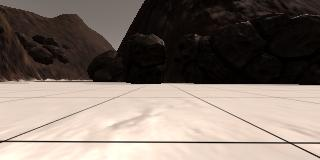
#> input picture practice/rover/robocam_example_grid1.jpg, 320 x 160 px
$ python map_to_world.py   (older library calls are emulated)
#> lines starting #> are read from the running program, lines starting #| are printed output that depends on the picture; after the words box and inside, x2 and y2 are one past the last pixel; in counts of white or black regions, pixels touching at a corner belong together
### practice/rover/mylib.py
import cv2
def perspect_transform(img, src, dst):

	# get transform matrix using cv2.getPerspectiveTransform()
	M = cv2.getPerspectiveTransform(src, dst)

	# warp image using cv2.warpPerspective()
	# keep same size as input image
	warped = cv2.warpPerspective(img, M, (img.shape[1], img.shape[0]))

	return warped


import numpy as np
def color_thresh(img, rgb_thresh=(0,0,0)):

	# create an empty array the same size x and y as in image
	# but just a single channel

	color_select = np.zeros_like(img[:,:,0])  # gotta love this function !

	# this is how it should ideally be:
	#color_select[:,:,0] = (img[:,:,[0,1,2]] > rgb_thresh)

	# this could have worked but notice that the dont care on LHS is a different loop than dont care of RHS
	# and there is ambiguity in options here
	# color_select[:,:,0] = (img[:,:,0] > rgb_thresh[0]) & (img[:,:,1] > rgb_thresh[1]) & (img[:,:,2] > rgb_thresh[2])

	# its fkin amazing how the variable above_thresh holds a for loop together:

	above_thresh = (img[:,:,0] > rgb_thresh[0]) & (img[:,:,1] > rgb_thresh[1]) & (img[:,:,2] > rgb_thresh[2])
	color_select[above_thresh] = 1

	return color_select

# [40 lines left out: functions color_thresh_range, rover_coords, not called in this run]

### practice/rover/map_to_world.py
import matplotlib.image as mpimg
import matplotlib.pyplot as plt
import numpy as np

filename = 'robocam_example_grid1.jpg'
image = mpimg.imread(filename) # read a 3 color image
#> image is the input picture: shape (160, 320, 3); mean R, G, B 129.1, 116.4, 107.6
plt.imshow(image)
plt.show()

import mylib as mlib

# define source and destination points

source = np.float32([ [116.274,97.9516] , [195.984,97.9516] , [0.5,141.177] , [289.177,141.177] ])
destin = np.float32([ [116.274,97.9516] , [126.274,97.9516] , [116.274,107.9516] , [126.274,107.9516] ])

warped = mlib.perspect_transform(image, source, destin)
#> in perspect_transform, `warped = cv2.warpPerspective(img, M, (img.shape[1], img.shape[0]))`:
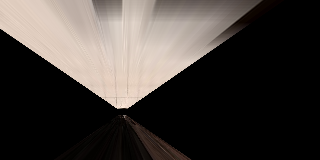
#> warped: shape (160, 320, 3); mean R, G, B 67.7, 62.1, 58.3
plt.imshow(warped)
plt.show()

# a threshold for ground
r_thold_gnd = 160
g_thold_gnd = 160
b_thold_gnd = 160
rgb_thold_gnd = (r_thold_gnd, g_thold_gnd, b_thold_gnd) # tuple

colorsel1 = mlib.color_thresh(warped, rgb_thold_gnd)
#> in color_thresh, `above_thresh = (img[:,:,0] > rgb_thresh[0]) & (img[:,:,1] > rgb_thresh..`:
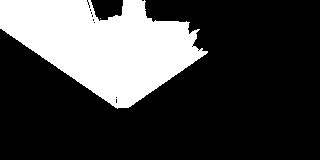
#> above_thresh: shape (160, 320) bool; 26.2% white; 2 white regions (1 under 20 px), largest, box (x1, y1, x2, y2) and area: (0, 0, 208, 109) 13403
#plt.imshow(colorsel1)
plt.imshow(colorsel1, cmap='gray')
#plt.imshow(colorsel1)
plt.show()

# lets now make sure that the coordinates are with respect to the robot
# this robot centric coordinate system helps describes the env w.r.t robot

# (extract all white coordinates and transform them to 'rover-centric' coordinates)

ypos, xpos = colorsel1.nonzero()
#> ypos = 13404 values from 0 to 108; xpos = 13404 values, max 207 at index 8167, min 0 at index 0, mean 103.1
plt.plot(xpos, ypos, '.')
plt.xlim(0, 320)
plt.ylim(0, 160)
plt.show()
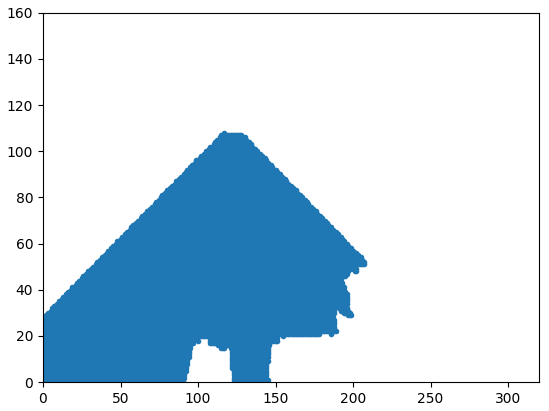
#> figure drawn by matplotlib, 1 panel

# the above gives an 'upside down' image because the origin (0,0) is now
# on the lower left (instead of upper left), and the y-axis reversed.

def rover_coords(binary_img):

	# extract xpos, ypos pixel positions from binary_img and
	# convert xpos, ypos to rover_centric coordinates

	x_pixel=0
	y_pixel=0

	# get the non-zero pixels
	xpos, ypos = binary_img.nonzero()

	# calculate the pixel positions with reference to the rover position being at the\
	# center bottom of the image (like it is shown in the simulator usually)

	x_pixel = -(ypos - binary_img.shape[0]).astype(np.float)
	y_pixel = -(xpos - binary_img.shape[1]/2).astype(np.float)

	return x_pixel, y_pixel

# Extract x and y positions of navigable terrain pixels
# and convert to rover coordinates
xpix, ypix = rover_coords(colorsel1)
#> in rover_coords, `xpos, ypos = binary_img.nonzero()`: xpos = 13404 values from 0 to 108; ypos = 13404 values, max 207 at index 8167, min 0 at index 0, mean 103.1
#> in rover_coords, `x_pixel = -(ypos - binary_img.shape[0]).astype(np.float)`: x_pixel = 13404 values, max 160 at index 0, min -47 at index 8167, mean 56.9
#> in rover_coords, `y_pixel = -(xpos - binary_img.shape[1]/2).astype(np.float)`: y_pixel = 13404 values, max 160 at index 0, min 52 at index 13403, mean 115.2
#> xpix has the same summary as x_pixel in rover_coords; ypix has the same summary as y_pixel in rover_coords

# Plot the map in rover-centric coords
fig = plt.figure(figsize=(5, 7.5))
plt.plot(xpix, ypix, '.')
plt.ylim(-160, 160)
plt.xlim(0, 160)
plt.title('Rover-Centric Map', fontsize=20)
plt.show()
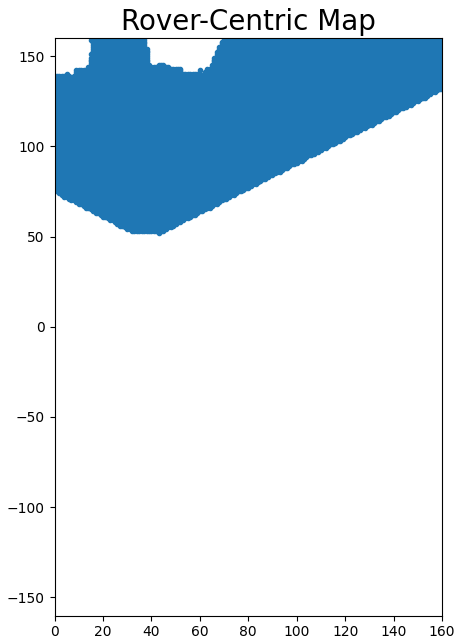
#> figure drawn by matplotlib, 1 panel

'''
Notes from the udacity pages:

(rotation -> translation -> clipping if necessary)

for rotation:
x^ = xcos(yaw_angle) - ysin(yaw_angle)
y^ = ycos(yaw_angle) + xsin(yaw_angle)

import numpy as np
#yaw angle is recorded in degrees so first convert to radians

yaw_rad = yaw * np.pi / 180
x_rotated = xpix * np.cos(yaw_rad) - ypix * np.sin(yaw_rad)
y_rotated = xpix * np.sin(yaw_rad) + ypix * np.cos(yaw_rad)

The next step in mapping to world coordinates is to perform a translation by simply adding the x and y components of the rover's position to the x_rotated and y_rotated values calculated above.

Keep in mind, however, the scale associated with pixels in rover space versus world space. If, for example, as suggested in the previous exercise, you have mapped pixels in rover space such that each represents 0.1 x 0.1 m, and in your world map (as will be the case in the project) each pixel is 1 x 1 m, then you need to divide your rover space pixel values by 10 before mapping to world space. In that case, assuming the x and y position of the rover are given as xpos and ypos:

# Assume a scale factor of 10 between world space pixels and rover space pixels
scale = 10

# Perform translation and convert to integer since pixel values can't be float
x_world = np.int_(xpos + (x_rotated / scale))
y_world = np.int_(ypos + (y_rotated / scale))

Ultimately you would like to add these new pixels to your map, but you may have inadvertently generated values that fall outside your map if the rover was near the edge of the world, so you should also truncate the values to be within the allowable range given by the map size using the np.clip() function.

# Assume a mapsize of 200 x 200 pixels (for our 200 x 200 m world)
world_size = 200
x_pix_world = np.clip(x_world, 0, world_size - 1)
y_pix_world = np.clip(y_world, 0, world_size - 1)

'''

# map to world coordinates now
# we will assume a 'random' yaw angle for now  (see rover_vs_world.png)

rover_yaw = np.random.random(1)*360
print (rover_yaw)

# generate random rover positions in world coordinates (where the rover may be at any given point of time)
# Position values will range from 20 to 180 to avoid
# the edges in a 200 * 200 pixel world.

rover_xpos = np.random.random(1)*160 + 20
rover_ypos = np.random.random(1)*160 + 20

# note that since we have now chosen random values for yaw and positions,
# multiple runs of the code will result in different outputs each time.

# define the rotation function
def rotate_pix(xpix, ypix, yaw):

	# convert yaw angle to radians
	yaw_rad = yaw * np.pi / 180

	xpix_rotated = (xpix*np.cos(yaw_rad) - ypix*np.sin(yaw_rad))
	ypix_rotated = (ypix*np.cos(yaw_rad) + xpix*np.sin(yaw_rad))

	return xpix_rotated, ypix_rotated


#define the translation function
def translate_pix(xpix_rot, ypix_rot, xpos, ypos, scale):

	# apply scaling and translation
	xpix_translated = (xpix_rot / scale) + xpos
	ypix_translated = (ypix_rot / scale) + ypos


	return xpix_translated, ypix_translated


# define the pipeline function to apply rotation and translation (and clipping)
def pix_to_world(xpix, ypix, xpos, ypos, yaw, world_size, scale):

	# apply rotation
	xpix_rot, ypix_rot = rotate_pix(xpix, ypix, yaw)

	# apply translation
	xpix_tran, ypix_tran = translate_pix(xpix_rot, ypix_rot, xpos, ypos, scale)

	# clip to world size
	x_pix_world = np.clip(np.int_(xpix_tran), 0, world_size)
	y_pix_world = np.clip(np.int_(ypix_tran), 0, world_size)

	return x_pix_world, y_pix_world

# Apply this code now ..
# Generate a 200 * 200 pixel worldmap
worldmap = np.zeros((200, 200))
scale = 10

# get navigable pixel positions in world coords
# (where xpix, ypix are rover coordinates from the function rover_coords())

x_world, y_world = pix_to_world(xpix, ypix, rover_xpos, rover_ypos, rover_yaw, worldmap.shape[0], scale)
#> in rotate_pix, `xpix_rotated = (xpix*np.cos(yaw_rad) - ypix*np.sin(yaw_rad))`: xpix_rotated = 13404 values, max 77.72 at index 8167, min -112.7 at index 3868, mean -19.47
#> in rotate_pix, `ypix_rotated = (ypix*np.cos(yaw_rad) + xpix*np.sin(yaw_rad))`: ypix_rotated = 13404 values, max -60.19 at index 13402, min -200.8 at index 0, mean -127
#> in pix_to_world, `xpix_rot, ypix_rot = rotate_pix(xpix, ypix, yaw)`: xpix_rot has the same summary as xpix_rotated in rotate_pix; ypix_rot has the same summary as ypix_rotated in rotate_pix
#> in translate_pix, `xpix_translated = (xpix_rot / scale) + xpos`: xpix_translated = 13404 values, max 142.2 at index 8167, min 123.2 at index 3868, mean 132.5
#> in translate_pix, `ypix_translated = (ypix_rot / scale) + ypos`: ypix_translated = 13404 values, max 110.4 at index 13402, min 96.36 at index 0, mean 103.7
#> in pix_to_world, `xpix_tran, ypix_tran = translate_pix(xpix_rot, ypix_rot, xpos, ypos, s..`: xpix_tran has the same summary as xpix_translated in translate_pix; ypix_tran has the same summary as ypix_translated in translate_pix
#> in pix_to_world, `x_pix_world = np.clip(np.int_(xpix_tran), 0, world_size)`: x_pix_world = 13404 values, max 142 at index 4243, min 123 at index 110, mean 132
#> in pix_to_world, `y_pix_world = np.clip(np.int_(ypix_tran), 0, world_size)`: y_pix_world = 13404 values, max 110 at index 13213, min 96 at index 0, mean 103.2
#> x_world has the same summary as x_pix_world in pix_to_world; y_world has the same summary as y_pix_world in pix_to_world

# Add pixel positions to worldmap
worldmap[y_world, x_world] += 1
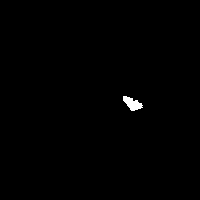
#> worldmap: shape (200, 200) float64; values 0 (black) and 1 (white), 0.43% white; 1 white region, box (x1, y1, x2, y2) and area: (123, 96, 143, 111) 170
print('Xpos rover = ', rover_xpos, 'Ypos rover= ', rover_ypos, 'Yaw = ', rover_yaw)
print('Xworld = ', x_world, 'Yworld= ', y_world) # x_world and y_world are arrays
#> (printed output is left out)


# Do the showing part now ...

# Plot the map in rover-centric coordinates

f, (ax1, ax2) = plt.subplots(1, 2, figsize = (14, 7))
f.tight_layout()
ax1.plot(xpix, ypix, '.')
ax1.set_title('Rover Space', fontsize=40)
ax1.set_ylim(-160, 160)
ax1.set_xlim(0, 160)
ax1.tick_params(labelsize=20)

ax2.imshow(worldmap, cmap='gray')
ax2.set_title('World Space', fontsize=40)
ax2.set_ylim(0, 200)
ax2.tick_params(labelsize=20)
ax2.set_xlim(0, 200)

plt.subplots_adjust(left=0.1, right=1, top=0.9, bottom=0.1)
plt.show()
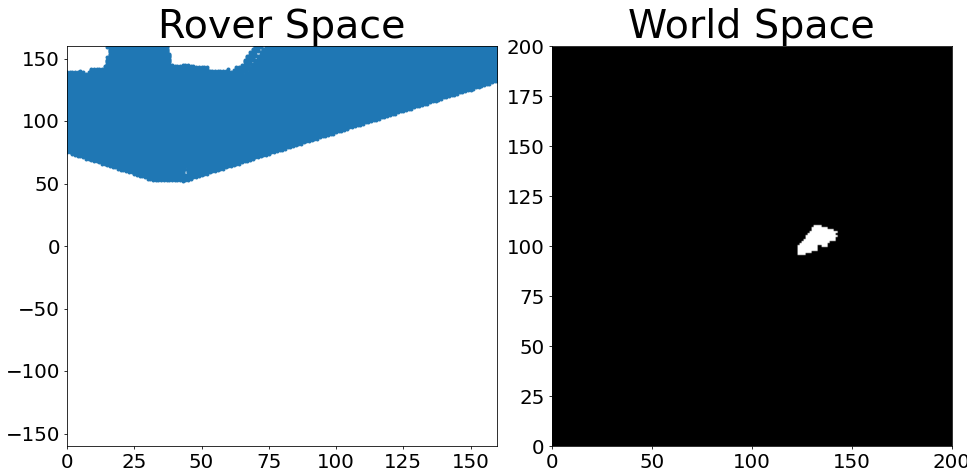
#> figure drawn by matplotlib, 2 panels

$ run again, with practice/rover/rover_vs_world.png saved as practice/rover/robocam_example_grid1.jpg
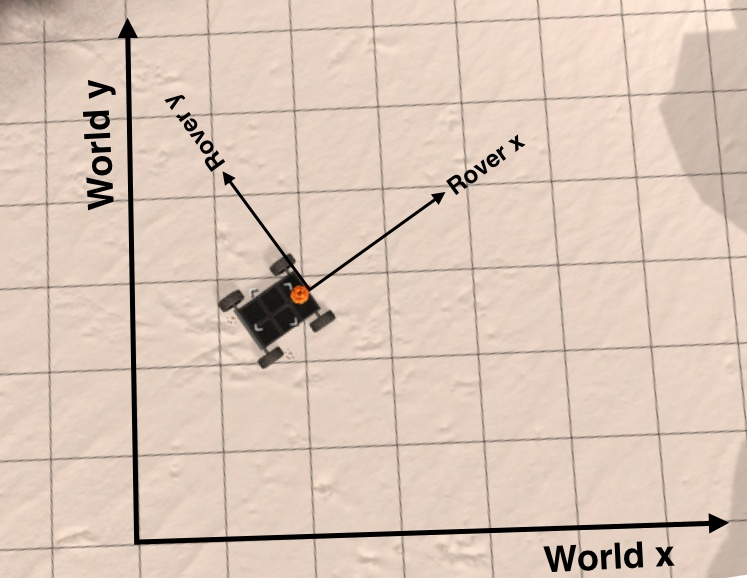
#> input picture practice/rover/rover_vs_world.png, 747 x 578 px
#> image is the input picture: shape (578, 747, 3); mean R, G, B 217.8, 197.9, 183.9
#> in color_thresh, `above_thresh = (img[:,:,0] > rgb_thresh[0]) & (img[:,:,1] > rgb_thresh..`:
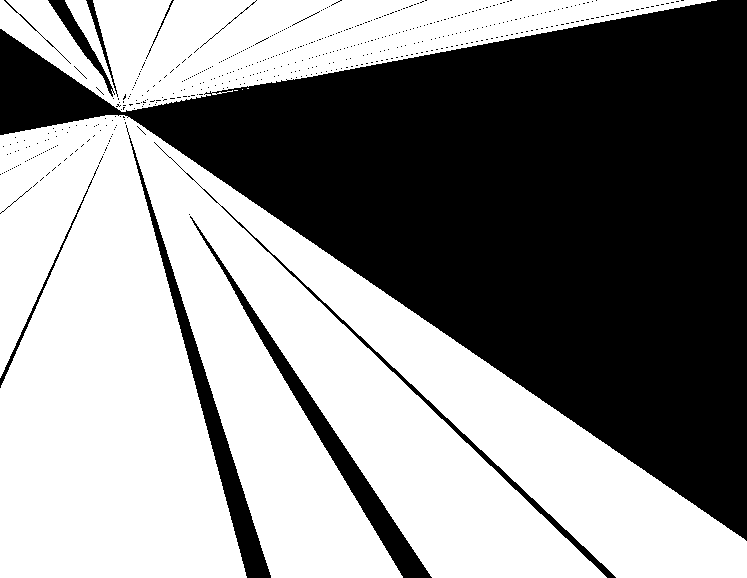
#> above_thresh: shape (578, 747) bool; 55.1% white; 517 black regions (505 under 20 px), largest, box (x1, y1, x2, y2) and area: (0, 0, 747, 541) 177195, (190, 216, 432, 578) 5737, (126, 125, 271, 578) 5588
#> worldmap: shape (200, 200) float64; values 0 (black) and 1 (white), 6.8% white; 1 white region, box (x1, y1, x2, y2) and area: (73, 63, 159, 141) 2725
#> (printed output is left out)
#> `plt.show()`:
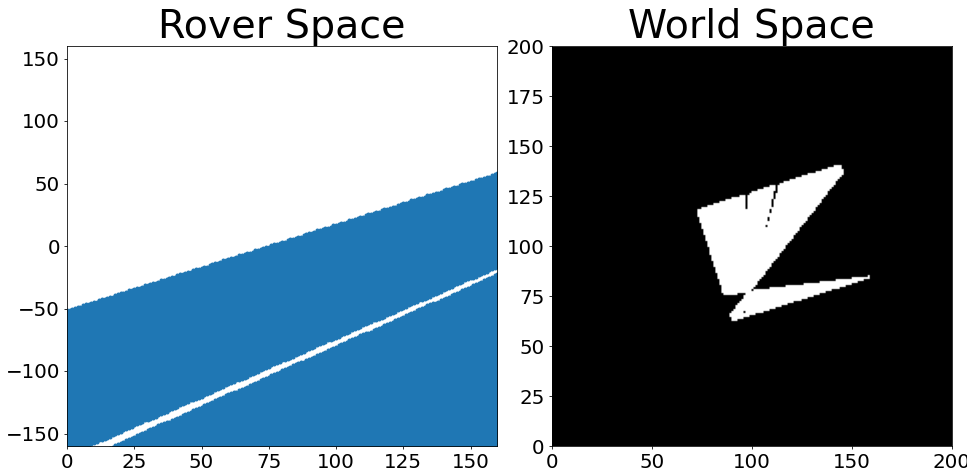
#> figure drawn by matplotlib, 2 panels

$ run again, with practice/rover/angle-example.jpg copied over practice/rover/robocam_example_grid1.jpg
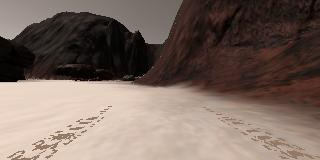
#> input picture practice/rover/angle-example.jpg, 320 x 160 px
#> image is the input picture: shape (160, 320, 3); mean R, G, B 121.3, 104.9, 96.2
#> in color_thresh, `above_thresh = (img[:,:,0] > rgb_thresh[0]) & (img[:,:,1] > rgb_thresh..`:
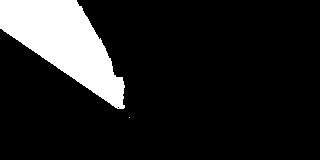
#> above_thresh: shape (160, 320) bool; 13.3% white; 2 white regions (1 under 20 px), largest, box (x1, y1, x2, y2) and area: (0, 0, 125, 109) 6818
#> `ypos, xpos = colorsel1.nonzero()`: ypos = 6819 values from 0 to 117; xpos = 6819 values, max 129 at index 6818, min 0 at index 0, mean 63.94
#> in rover_coords, `xpos, ypos = binary_img.nonzero()`: xpos = 6819 values from 0 to 117; ypos = 6819 values, max 129 at index 6818, min 0 at index 0, mean 63.94
#> x_pixel = 6819 values, max 160 at index 0, min 31 at index 6818, mean 96.06
#> y_pixel = 6819 values, max 160 at index 0, min 43 at index 6818, mean 117.7
#> xpix has the same summary as x_pixel in rover_coords; ypix has the same summary as y_pixel in rover_coords
#> xpix_rotated = 6819 values, max -11.17 at index 5922, min -112.7 at index 2385, mean -56.04
#> ypix_rotated = 6819 values, max -50.35 at index 6818, min -200.8 at index 0, mean -141.2
#> xpix_rot has the same summary as xpix_rotated in rotate_pix; ypix_rot has the same summary as ypix_rotated in rotate_pix
#> xpix_translated = 6819 values, max 133.3 at index 5922, min 123.2 at index 2385, mean 128.8
#> ypix_translated = 6819 values, max 111.4 at index 6818, min 96.36 at index 0, mean 102.3
#> xpix_tran has the same summary as xpix_translated in translate_pix; ypix_tran has the same summary as ypix_translated in translate_pix
#> x_pix_world = 6819 values, max 133 at index 5919, min 123 at index 77, mean 128.3
#> y_pix_world = 6819 values, max 111 at index 6818, min 96 at index 0, mean 101.8
#> x_world has the same summary as x_pix_world in pix_to_world; y_world has the same summary as y_pix_world in pix_to_world
#> worldmap: shape (200, 200) float64; values 0 (black) and 1 (white), 0.24% white; 1 white region, box (x1, y1, x2, y2) and area: (123, 96, 134, 112) 94
#> (printed output is left out)
#> `plt.show()`:
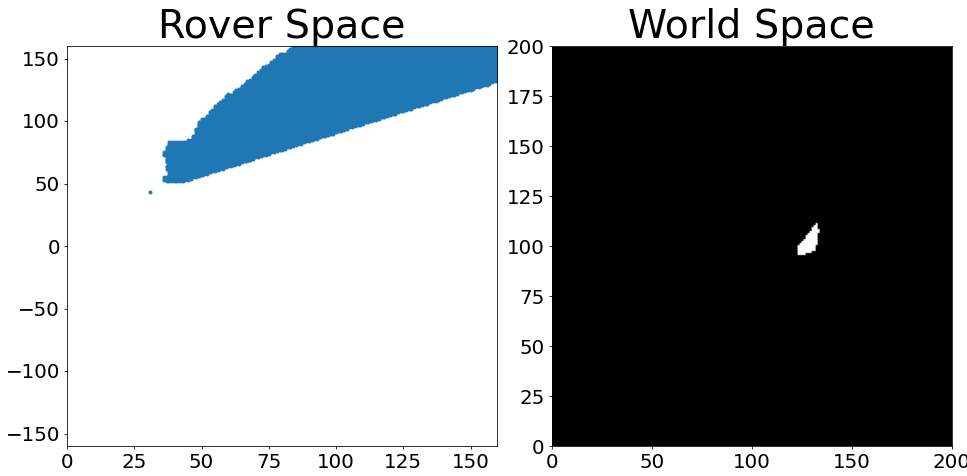
#> figure drawn by matplotlib, 2 panels

$ run again, with practice/rover/robocam_2018_03_08_23_52_27_992.jpg copied over practice/rover/robocam_example_grid1.jpg
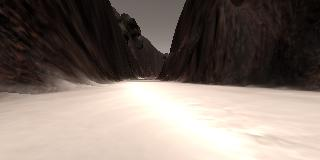
#> input picture practice/rover/robocam_2018_03_08_23_52_27_992.jpg, 320 x 160 px
#> image is the input picture: shape (160, 320, 3); mean R, G, B 130.1, 117.7, 109.8
#> in color_thresh, `above_thresh = (img[:,:,0] > rgb_thresh[0]) & (img[:,:,1] > rgb_thresh..`:
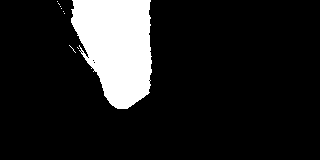
#> above_thresh: shape (160, 320) bool; 13% white; 9 white regions (8 under 20 px), largest, box (x1, y1, x2, y2) and area: (71, 0, 152, 109) 6641
#> `ypos, xpos = colorsel1.nonzero()`: ypos = 6658 values from 0 to 108; xpos = 6658 values, max 151 at index 4212, min 57 at index 79, mean 116.3
#> in rover_coords, `xpos, ypos = binary_img.nonzero()`: xpos = 6658 values from 0 to 108; ypos = 6658 values, max 151 at index 4212, min 57 at index 79, mean 116.3
#> x_pixel = 6658 values, max 103 at index 79, min 9 at index 4212, mean 43.74
#> y_pixel = 6658 values, max 160 at index 0, min 52 at index 6647, mean 114.1
#> xpix has the same summary as x_pixel in rover_coords; ypix has the same summary as y_pixel in rover_coords
#> xpix_rotated = 6658 values, max 38.77 at index 78, min -52.03 at index 3395, mean -7.25
#> ypix_rotated = 6658 values, max -59.54 at index 6657, min -182.7 at index 79, mean -122
#> xpix_rot has the same summary as xpix_rotated in rotate_pix; ypix_rot has the same summary as ypix_rotated in rotate_pix
#> xpix_translated = 6658 values, max 138.3 at index 78, min 129.2 at index 3395, mean 133.7
#> ypix_translated = 6658 values, max 110.5 at index 6657, min 98.17 at index 79, mean 104.2
#> xpix_tran has the same summary as xpix_translated in translate_pix; ypix_tran has the same summary as ypix_translated in translate_pix
#> x_pix_world = 6658 values, max 138 at index 75, min 129 at index 79, mean 133.2
#> y_pix_world = 6658 values, max 110 at index 6460, min 98 at index 0, mean 103.7
#> x_world has the same summary as x_pix_world in pix_to_world; y_world has the same summary as y_pix_world in pix_to_world
#> worldmap: shape (200, 200) float64; values 0 (black) and 1 (white), 0.22% white; 1 white region, box (x1, y1, x2, y2) and area: (129, 98, 139, 111) 88
#> (printed output is left out)
#> `plt.show()`:
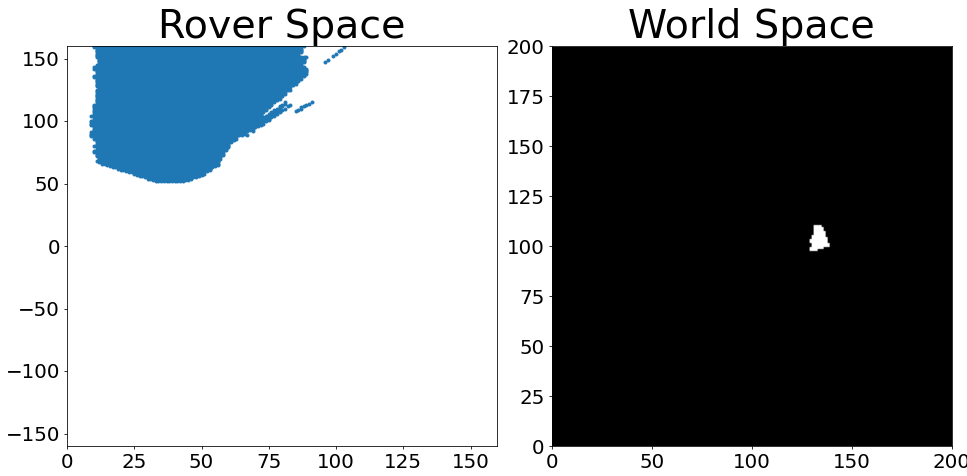
#> figure drawn by matplotlib, 2 panels
